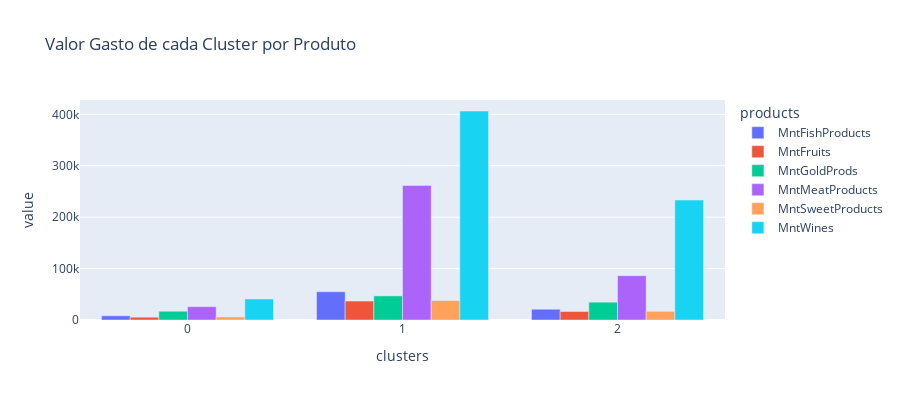

Notebook code for this chart:
### Code cell
df_prods = df_prods.groupby(['clusters', 'products']).sum().reset_index()
fig = px.bar(df_prods, x="clusters", y="value",
             color='products', barmode='group',
             height=400, title='Valor Gasto de cada Cluster por Produto')
fig.show()

### Figure 1 — Plotly figure (JSON) as saved in the notebook; plotly's stock layout.template omitted (floating-point values rounded to 4 significant figures)
{"data": [{"alignmentgroup": "True", "hovertemplate": "products=MntFishProducts<br>clusters=%{x}<br>value=%{y}<extra></extra>", "legendgroup": "MntFishProducts", "marker": {"color": "#636efa", "pattern": {"shape": ""}}, "name": "MntFishProducts", "offsetgroup": "MntFishProducts", "orientation": "v", "showlegend": true, "textposition": "auto", "type": "bar", "x": [0, 1, 2], "xaxis": "x", "y": [8151, 54943, 20963], "yaxis": "y"}, {"alignmentgroup": "True", "hovertemplate": "products=MntFruits<br>clusters=%{x}<br>value=%{y}<extra></extra>", "legendgroup": "MntFruits", "marker": {"color": "#EF553B", "pattern": {"shape": ""}}, "name": "MntFruits", "offsetgroup": "MntFruits", "orientation": "v", "showlegend": true, "textposition": "auto", "type": "bar", "x": [0, 1, 2], "xaxis": "x", "y": [5456, 36884, 16577], "yaxis": "y"}, {"alignmentgroup": "True", "hovertemplate": "products=MntGoldProds<br>clusters=%{x}<br>value=%{y}<extra></extra>", "legendgroup": "MntGoldProds", "marker": {"color": "#00cc96", "pattern": {"shape": ""}}, "name": "MntGoldProds", "offsetgroup": "MntGoldProds", "orientation": "v", "showlegend": true, "textposition": "auto", "type": "bar", "x": [0, 1, 2], "xaxis": "x", "y": [17055, 46875, 34679], "yaxis": "y"}, {"alignmentgroup": "True", "hovertemplate": "products=MntMeatProducts<br>clusters=%{x}<br>value=%{y}<extra></extra>", "legendgroup": "MntMeatProducts", "marker": {"color": "#ab63fa", "pattern": {"shape": ""}}, "name": "MntMeatProducts", "offsetgroup": "MntMeatProducts", "orientation": "v", "showlegend": true, "textposition": "auto", "type": "bar", "x": [0, 1, 2], "xaxis": "x", "y": [25940, 261793, 86235], "yaxis": "y"}, {"alignmentgroup": "True", "hovertemplate": "products=MntSweetProducts<br>clusters=%{x}<br>value=%{y}<extra></extra>", "legendgroup": "MntSweetProducts", "marker": {"color": "#FFA15A", "pattern": {"shape": ""}}, "name": "MntSweetProducts", "offsetgroup": "MntSweetProducts", "orientation": "v", "showlegend": true, "textposition": "auto", "type": "bar", "x": [0, 1, 2], "xaxis": "x", "y": [5943, 37853, 16825], "yaxis": "y"}, {"alignmentgroup": "True", "hovertemplate": "products=MntWines<br>clusters=%{x}<br>value=%{y}<extra></extra>", "legendgroup": "MntWines", "marker": {"color": "#19d3f3", "pattern": {"shape": ""}}, "name": "MntWines", "offsetgroup": "MntWines", "orientation": "v", "showlegend": true, "textposition": "auto", "type": "bar", "x": [0, 1, 2], "xaxis": "x", "y": [40878, 406537, 233401], "yaxis": "y"}], "layout": {"barmode": "group", "height": 400, "legend": {"title": {"text": "products"}, "tracegroupgap": 0}, "title": {"text": "Valor Gasto de cada Cluster por Produto"}, "xaxis": {"anchor": "y", "domain": [0, 1], "title": {"text": "clusters"}}, "yaxis": {"anchor": "x", "domain": [0, 1], "title": {"text": "value"}}}}
